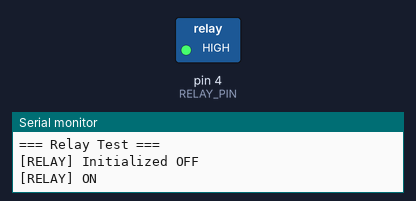
This sketch was run on a simulated Arduino Uno, built with avr-gcc and run on an emulated ATmega328P. On the bench: switched loads named in the sketch (green lamp = pin HIGH), the last lines printed to the serial monitor.

Above: at 1.0 s.
At 3.0 s:
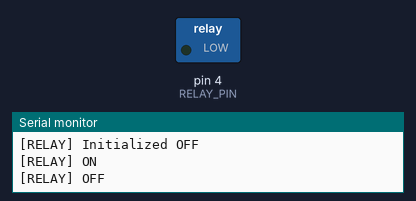
Timing chart, 0 to 5.2 s (numbered marks = the images above):
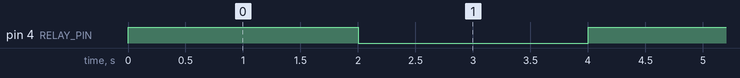

Measured:
- by itself, pin 4 (RELAY_PIN): alternates HIGH for 2.0 s and LOW for 2.0 s

The sketch:

relay_test.ino
```cpp
/*
 * Relay Test
 * Toggles relay every 2 seconds
 */

#define RELAY_PIN 4

void setup() {
    Serial.begin(115200);
    Serial.println("\n=== Relay Test ===");

    pinMode(RELAY_PIN, OUTPUT);
    digitalWrite(RELAY_PIN, LOW);
    Serial.println("[RELAY] Initialized OFF");
}

void loop() {
    Serial.println("[RELAY] ON");
    digitalWrite(RELAY_PIN, HIGH);
    delay(2000);

    Serial.println("[RELAY] OFF");
    digitalWrite(RELAY_PIN, LOW);
    delay(2000);
}
```
